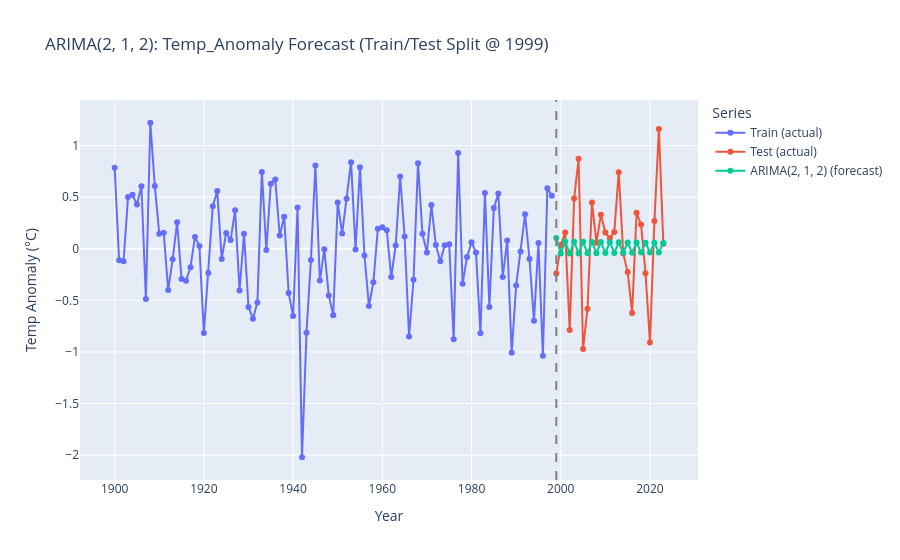

The notebook cell this image was saved under:
### Code cell
# --- BLOCK 4c: ARIMA (Classical Time-Series Baseline) ---
# Uses global_df from BLOCK 4

import sys
import subprocess
import numpy as np
import pandas as pd

from sklearn.metrics import mean_absolute_error, mean_squared_error, r2_score

try:
    from statsmodels.tsa.arima.model import ARIMA
except Exception:
    subprocess.check_call([sys.executable, "-m", "pip", "install", "-q", "statsmodels"])
    from statsmodels.tsa.arima.model import ARIMA

# Build yearly Temp_Anomaly series
series_df = global_df[["Year", "Temp_Anomaly"]].dropna().sort_values("Year").reset_index(drop=True)

y_series = series_df["Temp_Anomaly"].astype(float).to_numpy()

years = series_df["Year"].astype(int).to_numpy()

n = len(y_series)
if n < 12:
    raise ValueError(f"Not enough data for ARIMA: only {n} points")

# Temporal holdout (same idea as GB cell)
test_n = max(5, int(round(n * 0.2)))
split_idx = max(1, n - test_n)

y_train, y_test = y_series[:split_idx], y_series[split_idx:]
years_train, years_test = years[:split_idx], years[split_idx:]

# Simple ARIMA order (p,d,q). This is a baseline; can be tuned later.
order = (2, 1, 2)

model = ARIMA(y_train, order=order)
res = model.fit()

forecast = res.forecast(steps=len(y_test))
forecast = np.asarray(forecast, dtype=float)

rmse = float(np.sqrt(mean_squared_error(y_test, forecast)))
mae = float(mean_absolute_error(y_test, forecast))
r2 = float(r2_score(y_test, forecast))

print(f"ARIMA{order} temporal holdout: train={len(y_train)} years ({years_train[0]}-{years_train[-1]}), test={len(y_test)} years ({years_test[0]}-{years_test[-1]})")
print(f"ARIMA{order}: RMSE={rmse:.4f}  MAE={mae:.4f}  R2={r2:.4f}")

# Plot: actual vs forecast with split marker
import plotly.graph_objects as go

fig_arima = go.Figure()

fig_arima.add_trace(
    go.Scatter(
        x=years_train,
        y=y_train,
        mode="lines+markers",
        name="Train (actual)",
    )
)
fig_arima.add_trace(
    go.Scatter(
        x=years_test,
        y=y_test,
        mode="lines+markers",
        name="Test (actual)",
    )
)
fig_arima.add_trace(
    go.Scatter(
        x=years_test,
        y=forecast,
        mode="lines+markers",
        name=f"ARIMA{order} (forecast)",
    )
)

split_year = int(years_test[0])
fig_arima.add_vline(x=split_year, line_dash="dash", line_color="gray")

fig_arima.update_layout(
    title=f"ARIMA{order}: Temp_Anomaly Forecast (Train/Test Split @ {split_year})",
    xaxis_title="Year",
    yaxis_title="Temp Anomaly (°C)",
    legend_title="Series",
)
fig_arima.show()

# Save fitted results
import joblib
joblib.dump(res, "../models/supreme_arima_model.pkl")
print("✅ ARIMA trained, plotted, and saved.")

### Figure 1 — Plotly figure (JSON) as saved in the notebook; plotly's stock layout.template omitted (floating-point values rounded to 4 significant figures)
{"data": [{"mode": "lines+markers", "name": "Train (actual)", "type": "scatter", "x": [1900, 1901, 1902, 1903, 1904, 1905, 1906, 1907, 1908, 1909, 1910, 1911, 1912, 1913, 1914, 1915, 1916, 1917, 1918, 1919, 1920, 1921, 1922, 1923, 1924, 1925, 1926, 1927, 1928, 1929, 1930, 1931, 1932, 1933, 1934, 1935, 1936, 1937, 1938, 1939, 1940, 1941, 1942, 1943, 1944, 1945, 1946, 1947, 1948, 1949, 1950, 1951, 1952, 1953, 1954, 1955, 1956, 1957, 1958, 1959, 1960, 1961, 1962, 1963, 1964, 1965, 1966, 1967, 1968, 1969, 1970, 1971, 1972, 1973, 1974, 1975, 1976, 1977, 1978, 1979, 1980, 1981, 1982, 1983, 1984, 1985, 1986, 1987, 1988, 1989, 1990, 1991, 1992, 1993, 1994, 1995, 1996, 1997, 1998], "y": [0.7855, -0.1127, -0.1224, 0.5013, 0.5218, 0.4275, 0.6042, -0.4872, 1.22, 0.6085, 0.145, 0.1554, -0.4004, -0.1026, 0.2559, -0.2933, -0.3104, -0.1784, 0.1132, 0.02533, -0.8177, -0.2341, 0.4122, 0.5597, -0.09851, 0.1526, 0.08513, 0.3716, -0.4044, 0.1446, -0.5653, -0.6796, -0.5205, 0.7442, -0.01306, 0.6291, 0.6702, 0.1283, 0.3086, -0.4278, -0.6508, 0.3981, -2.02, -0.814, -0.11, 0.8058, -0.309, -0.005477, -0.4527, -0.6435, 0.4472, 0.148, 0.4848, 0.8388, -0.008226, 0.7897, -0.066, -0.5553, -0.3253, 0.1934, 0.2091, 0.1791, -0.275, 0.03102, 0.6985, 0.1189, -0.8506, -0.3009, 0.8279, 0.1439, -0.03701, 0.4237, 0.03705, -0.1208, 0.03389, 0.04212, -0.8779, 0.9263, -0.339, -0.07981, 0.06326, -0.03698, -0.8182, 0.5388, -0.565, 0.3954, 0.5351, -0.273, 0.08075, -1.009, -0.3565, -0.02641, 0.3329, -0.09995, -0.6987, 0.05634, -1.037, 0.5867, 0.5133]}, {"mode": "lines+markers", "name": "Test (actual)", "type": "scatter", "x": [1999, 2000, 2001, 2002, 2003, 2004, 2005, 2006, 2007, 2008, 2009, 2010, 2011, 2012, 2013, 2014, 2015, 2016, 2017, 2018, 2019, 2020, 2021, 2022, 2023], "y": [-0.2413, 0.03492, 0.1576, -0.7871, 0.4868, 0.8704, -0.9706, -0.5808, 0.4478, 0.05835, 0.3302, 0.1561, 0.1007, 0.1614, 0.74, -0.04606, -0.2265, -0.6223, 0.3482, 0.2346, -0.2375, -0.9093, 0.268, 1.159, 0.04739]}, {"mode": "lines+markers", "name": "ARIMA(2, 1, 2) (forecast)", "type": "scatter", "x": [1999, 2000, 2001, 2002, 2003, 2004, 2005, 2006, 2007, 2008, 2009, 2010, 2011, 2012, 2013, 2014, 2015, 2016, 2017, 2018, 2019, 2020, 2021, 2022, 2023], "y": [0.1038, -0.04655, 0.06909, -0.04721, 0.06766, -0.04592, 0.06638, -0.04466, 0.06513, -0.04342, 0.06391, -0.04221, 0.06271, -0.04103, 0.06154, -0.03988, 0.0604, -0.03875, 0.05928, -0.03764, 0.05819, -0.03656, 0.05712, -0.03551, 0.05608]}], "layout": {"legend": {"title": {"text": "Series"}}, "shapes": [{"line": {"color": "gray", "dash": "dash"}, "type": "line", "x0": 1999, "x1": 1999, "xref": "x", "y0": 0, "y1": 1, "yref": "y domain"}], "title": {"text": "ARIMA(2, 1, 2): Temp_Anomaly Forecast (Train/Test Split @ 1999)"}, "xaxis": {"title": {"text": "Year"}}, "yaxis": {"title": {"text": "Temp Anomaly (°C)"}}}}
